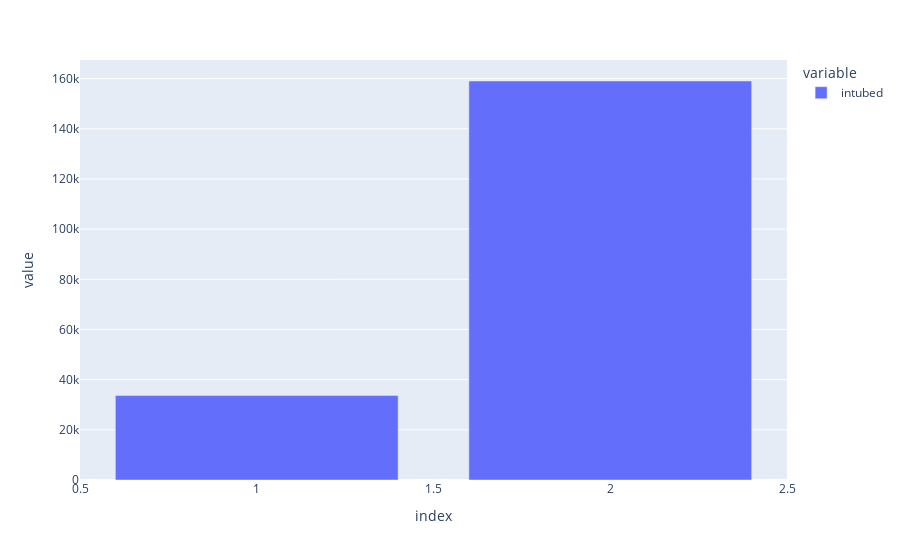

Notebook source saved alongside this figure:
### Markdown cell above
## intubed

### Code cell
# distribuição de frequências
print(df['intubed'].value_counts())
px.bar(df['intubed'].value_counts())

### Figure 1 — Plotly figure (JSON) as saved in the notebook; plotly's stock layout.template omitted (floating-point values rounded to 4 significant figures)
{"data": [{"alignmentgroup": "True", "hovertemplate": "variable=intubed<br>index=%{x}<br>value=%{y}<extra></extra>", "legendgroup": "intubed", "marker": {"color": "#636efa", "pattern": {"shape": ""}}, "name": "intubed", "offsetgroup": "intubed", "orientation": "v", "showlegend": true, "textposition": "auto", "type": "bar", "x": [2, 1], "xaxis": "x", "y": [159050, 33656], "yaxis": "y"}], "layout": {"barmode": "relative", "legend": {"title": {"text": "variable"}, "tracegroupgap": 0}, "margin": {"t": 60}, "xaxis": {"anchor": "y", "domain": [0, 1], "title": {"text": "index"}}, "yaxis": {"anchor": "x", "domain": [0, 1], "title": {"text": "value"}}}}
